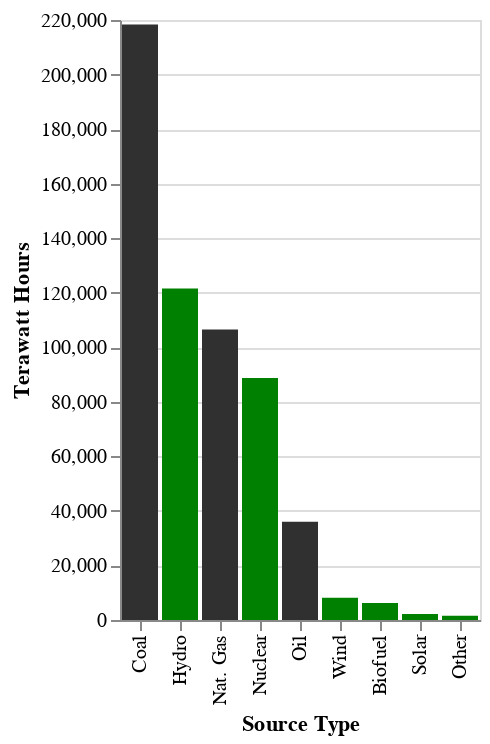

This figure's notebook cell:
### Code cell
# Create Total Generation waterfall chart
breakdown = alt.Chart(generation).mark_bar().encode(
    x=alt.X(
        'Source Type:N',
        sort='-y'),
    y=alt.Y(
        'sum(TWh):Q',
        title='Terawatt Hours'),
    color=alt.Color(
        'Source Type',
        scale=alt.Scale(
            domain=['Coal','Oil','Nat. Gas','Hydro','Solar','Wind','Biofuel','Nuclear','Other'],
            range=['#303030','#303030','#303030','green','green','green','green','green','green'],
        ),
        legend=None
    )
)
breakdown

### Figure 1 — Vega-Lite specification as saved in the notebook (floating-point values rounded to 4 significant figures; data arrays with more than 128 entries replaced by an {"elided": "..."} marker saying what was removed)
{"config": {"view": {"continuousWidth": 400, "continuousHeight": 300}}, "data": {"name": "data-5f08eae28908207e8f834090c7811f5c"}, "mark": "bar", "encoding": {"color": {"field": "Source Type", "legend": null, "scale": {"domain": ["Coal", "Oil", "Nat. Gas", "Hydro", "Solar", "Wind", "Biofuel", "Nuclear", "Other"], "range": ["#303030", "#303030", "#303030", "green", "green", "green", "green", "green", "green"]}, "type": "nominal"}, "x": {"field": "Source Type", "sort": "-y", "type": "nominal"}, "y": {"aggregate": "sum", "field": "TWh", "title": "Terawatt Hours", "type": "quantitative"}}, "$schema": "https://vega.github.io/schema/vega-lite/v4.17.0.json", "datasets": {"data-5f08eae28908207e8f834090c7811f5c": {"elided": "2916 records"}}}
